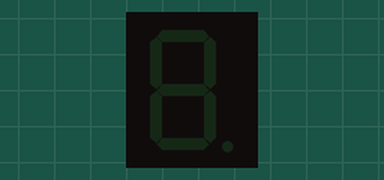
Bench run of a sketch on a simulated ESP32. Shown: 1-digit seven-segment display. Wiring (inferred from the names in the program): 1-digit 7-segment display, segments lit when HIGH: segments GPIO 15, GPIO 2, GPIO 4, GPIO 5, GPIO 18, GPIO 19, GPIO 21, GPIO 22. The segment pins are drawn as the display they are named for; what the sketch prints to the serial monitor is not drawn.

Above: at 0.1 s.
At 1.1 s:
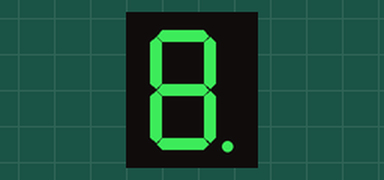

Measured:
- what the display in image 1 shows lasts 1.0 s, from 1.0 s to 2.0 s

The sketch:

016-02_7_segment_display_number8dot.ino
```cpp
/**********************************************************************
* Filename    : 016-02_7_segment_display_number8dot
* Description : Use 7-segment component to display
* number, (number 8.).
* Auther      : Alternatives Solutions
* Modification: 2026/02/23
**********************************************************************/

#define PIN_SEGMENT_A   15    //ESP32 pin 15 connected to SegmentA(pin7)
#define PIN_SEGMENT_B    2    //ESP32 pin  2 connected to SegmentB(pin6)
#define PIN_SEGMENT_C    4    //ESP32 pin  4 connected to SegmentC(pin4)
#define PIN_SEGMENT_D    5    //ESP32 pin  5 connected to SegmentD(pin2)
#define PIN_SEGMENT_E   18    //ESP32 pin 18 connected to SegmentE(pin1)
#define PIN_SEGMENT_F   19    //ESP32 pin 19 connected to SegmentE(pin9)
#define PIN_SEGMENT_G   21    //ESP32 pin 21 connected to SegmentE(pin10)
#define PIN_SEGMENT_DP  22    //ESP32 pin 22 connected to SegmentE(pin5)
#define DELAY_TIME      500

// the setup function runs once when you press reset or power the board
void setup() {
  pinMode(PIN_SEGMENT_A, OUTPUT);
  pinMode(PIN_SEGMENT_B, OUTPUT);
  pinMode(PIN_SEGMENT_C, OUTPUT);
  pinMode(PIN_SEGMENT_D, OUTPUT);
  pinMode(PIN_SEGMENT_E, OUTPUT);
  pinMode(PIN_SEGMENT_F, OUTPUT);
  pinMode(PIN_SEGMENT_G, OUTPUT);
  pinMode(PIN_SEGMENT_DP, OUTPUT);
  Serial.begin(115200);
  Serial.println("\nESP32 Wrover initialization completed!");
//  Serial.println("Ready to handle data...\n");
}

// the loop function runs over and over again forever
void loop() {
  lightOnAllLEDs(true);
  delay(2 * DELAY_TIME);

  lightOnAllLEDs(false);
  delay(2 * DELAY_TIME);

  /*digitalWrite(PIN_SEGMENT_A, LOW);
  digitalWrite(PIN_SEGMENT_B, LOW);
  digitalWrite(PIN_SEGMENT_C, LOW);
  digitalWrite(PIN_SEGMENT_D, LOW);
  digitalWrite(PIN_SEGMENT_E, LOW);
  digitalWrite(PIN_SEGMENT_F, LOW);
  digitalWrite(PIN_SEGMENT_G, LOW);
  digitalWrite(PIN_SEGMENT_DP, LOW);
  delay(2 * DELAY_TIME);
  digitalWrite(PIN_SEGMENT_A, HIGH);
  digitalWrite(PIN_SEGMENT_B, HIGH);
  digitalWrite(PIN_SEGMENT_C, HIGH);
  digitalWrite(PIN_SEGMENT_D, HIGH);
  digitalWrite(PIN_SEGMENT_E, HIGH);
  digitalWrite(PIN_SEGMENT_F, HIGH);
  digitalWrite(PIN_SEGMENT_G, HIGH);
  digitalWrite(PIN_SEGMENT_DP, HIGH);
  delay(2 * DELAY_TIME);
*/
}


void lightOnAllLEDs(bool isON) {
  byte state = LOW;
  if (!isON) {
    state = HIGH;
  }

  //update LED state based on state
  digitalWrite(PIN_SEGMENT_A, state);
  digitalWrite(PIN_SEGMENT_B, state);
  digitalWrite(PIN_SEGMENT_C, state);
  digitalWrite(PIN_SEGMENT_D, state);
  digitalWrite(PIN_SEGMENT_E, state);
  digitalWrite(PIN_SEGMENT_F, state);
  digitalWrite(PIN_SEGMENT_G, state);
  digitalWrite(PIN_SEGMENT_DP, state);
} 
```
